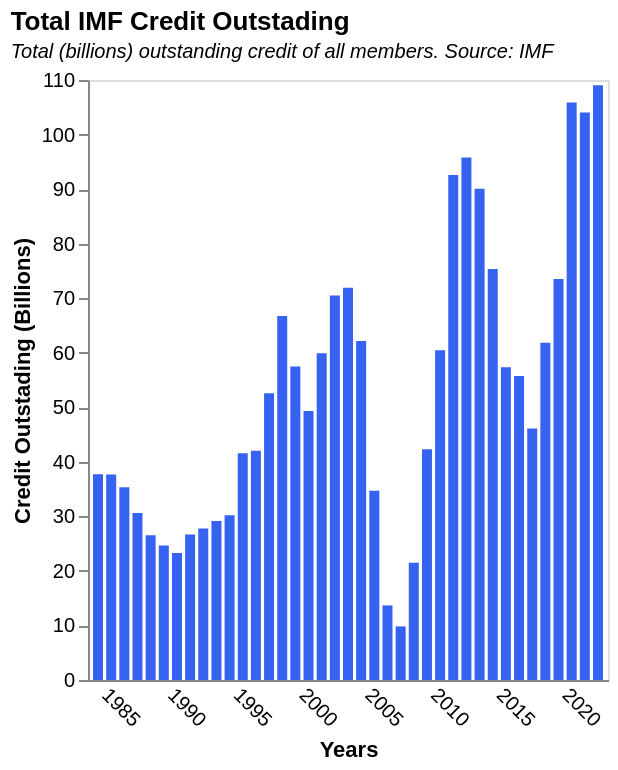

Express this chart as Vega-Lite.
### Vega-Lite specification from a JSON file in a GitHub repository (floating-point values rounded to 4 significant figures)
{"$schema": "https://vega.github.io/schema/vega-lite/v5.json", "title": {"text": "Total IMF Credit Outstading ", "subtitle": "Total (billions) outstanding credit of all members. Source: IMF", "subtitleFontStyle": "italic", "subtitleFontSize": 10, "anchor": "start", "color": "black"}, "data": {"values": [{"Date": "08/31/2022", "GRA Purchases": "93769635059.00", "PRGT 1/2/": "15254184552.00", "Totals": "109023819611.00", "Years": "2022", "Billions": "109.0238196"}, {"Date": "12/31/2021", "GRA Purchases": "89474552025.00", "PRGT 1/2/": "14554823681.00", "Totals": "104029375706.00", "Years": "2021", "Billions": "104.0293757"}, {"Date": "12/31/2020", "GRA Purchases": "93408630285.00", "PRGT 1/2/": "12481816684.00", "Totals": "105890446969.00", "Years": "2020", "Billions": "105.890447"}, {"Date": "12/31/2019", "GRA Purchases": "66945509865.00", "PRGT 1/2/": "6590835450.00", "Totals": "73536345315.00", "Years": "2019", "Billions": "73.53634532"}, {"Date": "12/31/2018", "GRA Purchases": "55395611392.00", "PRGT 1/2/": "6426181029.00", "Totals": "61821792421.00", "Years": "2018", "Billions": "61.82179242"}, {"Date": "12/31/2017", "GRA Purchases": "39585385873.00", "PRGT 1/2/": "6522280669.00", "Totals": "46107666542.00", "Years": "2017", "Billions": "46.10766654"}, {"Date": "12/31/2016", "GRA Purchases": "49267630851.00", "PRGT 1/2/": "6482647937.00", "Totals": "55750278788.00", "Years": "2016", "Billions": "55.75027879"}, {"Date": "12/31/2015", "GRA Purchases": "50757840741.00", "PRGT 1/2/": "6575911158.00", "Totals": "57333751899.00", "Years": "2015", "Billions": "57.3337519"}, {"Date": "12/31/2014", "GRA Purchases": "69041563463.00", "PRGT 1/2/": "6292755583.00", "Totals": "75334319046.00", "Years": "2014", "Billions": "75.33431905"}, {"Date": "12/31/2013", "GRA Purchases": "83899249061.00", "PRGT 1/2/": "6174392682.00", "Totals": "90073641743.00", "Years": "2013", "Billions": "90.07364174"}, {"Date": "12/31/2012", "GRA Purchases": "90042348252.00", "PRGT 1/2/": "5766292503.00", "Totals": "95808640755.00", "Years": "2012", "Billions": "95.80864076"}, {"Date": "12/31/2011", "GRA Purchases": "87276915790.00", "PRGT 1/2/": "5308609594.00", "Totals": "92585525384.00", "Years": "2011", "Billions": "92.58552538"}, {"Date": "12/31/2010", "GRA Purchases": "55620104510.00", "PRGT 1/2/": "4819344134.00", "Totals": "60439448644.00", "Years": "2010", "Billions": "60.43944864"}, {"Date": "12/31/2009", "GRA Purchases": "37221142436.00", "PRGT 1/2/": "5079705286.00", "Totals": "42300847722.00", "Years": "2009", "Billions": "42.30084772"}, {"Date": "12/31/2008", "GRA Purchases": "17514964723.00", "PRGT 1/2/": "3972372030.00", "Totals": "21487336753.00", "Years": "2008", "Billions": "21.48733675"}, {"Date": "12/31/2007", "GRA Purchases": "6036146757.00", "PRGT 1/2/": "3796945581.00", "Totals": "9833092338.00", "Years": "2007", "Billions": "9.833092338"}, {"Date": "12/31/2006", "GRA Purchases": "9822640239.00", "PRGT 1/2/": "3844020520.00", "Totals": "13666660759.00", "Years": "2006", "Billions": "13.66666076"}, {"Date": "12/31/2005", "GRA Purchases": "28432143237.00", "PRGT 1/2/": "6282121668.00", "Totals": "34714264905.00", "Years": "2005", "Billions": "34.71426491"}, {"Date": "12/31/2004", "GRA Purchases": "55373766674.00", "PRGT 1/2/": "6766029353.00", "Totals": "62139796027.00", "Years": "2004", "Billions": "62.13979603"}, {"Date": "12/31/2003", "GRA Purchases": "65032062712.00", "PRGT 1/2/": "6880893268.00", "Totals": "71912955980.00", "Years": "2003", "Billions": "71.91295598"}, {"Date": "12/31/2002", "GRA Purchases": "63601058794.00", "PRGT 1/2/": "6868671012.00", "Totals": "70469729806.00", "Years": "2002", "Billions": "70.46972981"}, {"Date": "12/31/2001", "GRA Purchases": "53477225409.00", "PRGT 1/2/": "6424578684.00", "Totals": "59901804093.00", "Years": "2001", "Billions": "59.90180409"}, {"Date": "12/31/2000", "GRA Purchases": "42990531049.00", "PRGT 1/2/": "6331595468.00", "Totals": "49322126517.00", "Years": "2000", "Billions": "49.32212652"}, {"Date": "12/31/1999", "GRA Purchases": "51061861875.00", "PRGT 1/2/": "6434274362.00", "Totals": "57496136237.00", "Years": "1999", "Billions": "57.49613624"}, {"Date": "12/31/1998", "GRA Purchases": "60451017051.00", "PRGT 1/2/": "6288825925.00", "Totals": "66739842976.00", "Years": "1998", "Billions": "66.73984298"}, {"Date": "12/31/1997", "GRA Purchases": "46559033783.00", "PRGT 1/2/": "6009867422.00", "Totals": "52568901205.00", "Years": "1997", "Billions": "52.56890121"}, {"Date": "12/31/1996", "GRA Purchases": "36127472805.00", "PRGT 1/2/": "5881609752.00", "Totals": "42009082557.00", "Years": "1996", "Billions": "42.00908256"}, {"Date": "12/31/1995", "GRA Purchases": "35929173412.00", "PRGT 1/2/": "5657438528.00", "Totals": "41586611940.00", "Years": "1995", "Billions": "41.58661194"}, {"Date": "12/31/1994", "GRA Purchases": "25611676952.00", "PRGT 1/2/": "4599768498.00", "Totals": "30211445450.00", "Years": "1994", "Billions": "30.21144545"}, {"Date": "12/31/1993", "GRA Purchases": "25196745031.00", "PRGT 1/2/": "3942792899.00", "Totals": "29139537930.00", "Years": "1993", "Billions": "29.13953793"}, {"Date": "12/31/1992", "GRA Purchases": "23967172718.00", "PRGT 1/2/": "3804463796.00", "Totals": "27771636514.00", "Years": "1992", "Billions": "27.77163651"}, {"Date": "12/31/1991", "GRA Purchases": "23378573926.00", "PRGT 1/2/": "3285717796.00", "Totals": "26664291722.00", "Years": "1991", "Billions": "26.66429172"}, {"Date": "12/31/1990", "GRA Purchases": "20731851093.00", "PRGT 1/2/": "2571911617.00", "Totals": "23303762710.00", "Years": "1990", "Billions": "23.30376271"}, {"Date": "12/31/1989", "GRA Purchases": "22315104224.00", "PRGT 1/2/": "2334886562.00", "Totals": "24649990786.00", "Years": "1989", "Billions": "24.64999079"}, {"Date": "12/31/1988", "GRA Purchases": "24750004884.00", "PRGT 1/2/": "1773964293.00", "Totals": "26523969177.00", "Years": "1988", "Billions": "26.52396918"}, {"Date": "12/31/1987", "GRA Purchases": "28751979125.00", "PRGT 1/2/": "1866342930.00", "Totals": "30618322055.00", "Years": "1987", "Billions": "30.61832206"}, {"Date": "12/31/1986", "GRA Purchases": "33334905644.00", "PRGT 1/2/": "2013169931.00", "Totals": "35348075575.00", "Years": "1986", "Billions": "35.34807558"}, {"Date": "12/31/1985", "GRA Purchases": "35194787249.00", "PRGT 1/2/": "2470247948.00", "Totals": "37665035197.00", "Years": "1985", "Billions": "37.6650352"}, {"Date": "12/31/1984", "GRA Purchases": "34936772393.00", "PRGT 1/2/": "2769874900.00", "Totals": "37706647293.00", "Years": "1984", "Billions": "37.70664729"}], "format": {"parse": {"Years": "date"}}}, "height": 300, "width": 260, "mark": {"type": "bar", "color": "#3662f1"}, "encoding": {"x": {"field": "Years", "type": "temporal", "axis": {"title": "Years", "grid": false, "ticks": false, "labelAngle": 45}}, "y": {"field": "Billions", "type": "quantitative", "title": "Credit Outstading (Billions)", "axis": {"grid": false}}}}
